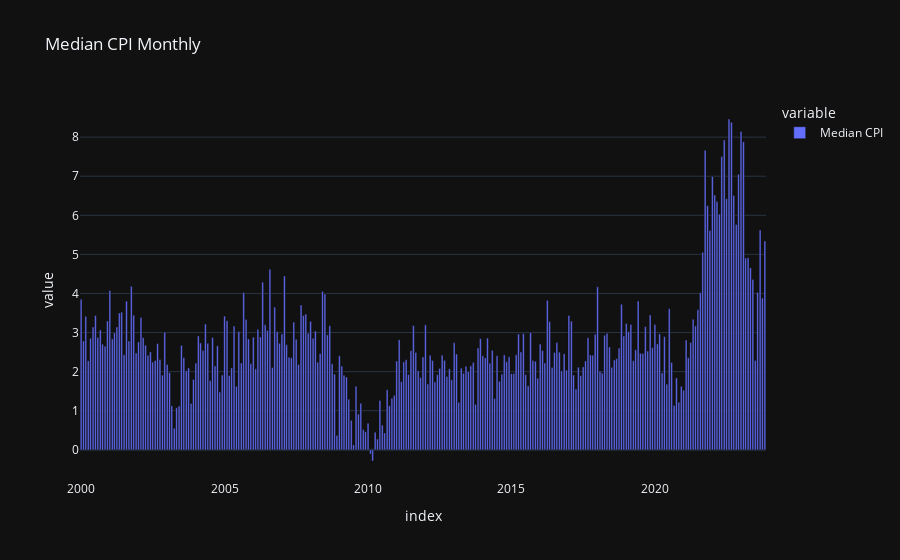

This figure's notebook cell:
### Code cell
cpi_df = fred.search(
    text='cpi',
    order_by='popularity',
    filter=('frequency', 'Monthly')
)
median_cpi_df = fred.get_series(series_id='MEDCPIM158SFRBCLE')
median_cpi_df = median_cpi_df.to_frame(name='Median CPI')
median_cpi_df_2020_2023 = median_cpi_df.loc['2000-01-01':'2023-11-01']
bar_chart = px.bar(median_cpi_df_2020_2023, title='Median CPI Monthly')
bar_chart.show()

### Figure 1 — Plotly figure (JSON) as saved in the notebook; plotly's stock layout.template omitted (floating-point values rounded to 4 significant figures; data arrays with more than 128 entries replaced by an {"elided": "..."} marker saying what was removed)
{"data": [{"alignmentgroup": "True", "hovertemplate": "variable=Median CPI<br>index=%{x}<br>value=%{y}<extra></extra>", "legendgroup": "Median CPI", "marker": {"color": "#636efa", "pattern": {"shape": ""}}, "name": "Median CPI", "offsetgroup": "Median CPI", "orientation": "v", "showlegend": true, "textposition": "auto", "x": {"elided": "287 str values"}, "xaxis": "x", "y": {"elided": "287 float values"}, "yaxis": "y", "type": "bar"}], "layout": {"xaxis": {"anchor": "y", "domain": [0.0, 1.0], "title": {"text": "index"}}, "yaxis": {"anchor": "x", "domain": [0.0, 1.0], "title": {"text": "value"}}, "legend": {"title": {"text": "variable"}, "tracegroupgap": 0}, "title": {"text": "Median CPI Monthly"}, "barmode": "relative"}}
